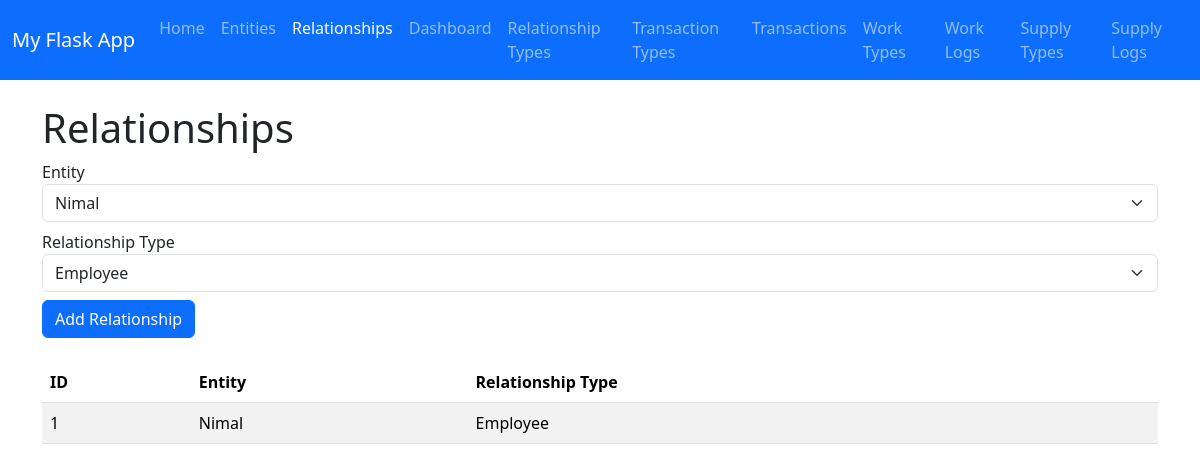
Page /relationships on the committed database.
### app.py (models this page shows, shortened)
class Relationship(db.Model):
    __tablename__ = "relationship"
    id = db.Column(db.Integer, primary_key=True)  # Unique ID
    entity_id = db.Column(db.Integer, db.ForeignKey('entity.id'), nullable=False)
    relationship_type_id = db.Column(db.Integer, db.ForeignKey('relationship_type.id'), nullable=False)
    entity = db.relationship('Entity', backref='relationships')
    relationship_type = db.relationship('RelationshipType')

class Entity(db.Model):
    id = db.Column(db.Integer, primary_key=True)  # Unique ID
    name = db.Column(db.String(100), nullable=False)
    email = db.Column(db.String(120), nullable=False, unique=True)
    phone = db.Column(db.String(20), nullable=False)
    address = db.Column(db.String(200), nullable=True)  # New attribut

class RelationshipType(db.Model):
    __tablename__ = "relationship_type"
    id = db.Column(db.Integer, primary_key=True)  # Unique ID
    name = db.Column(db.String(100), nullable=False, unique=True)
    description = db.Column(db.String(250), nullable=True)

### app.py (the view)
@app.route("/relationships")
def relationships():
    all_relationships = Relationship.query.all()
    entities = Entity.query.all()   # <-- this must fetch all entities
    types = RelationshipType.query.all()
    return render_template(
        "relationships.html",
        title="Relationships",
        relationships=all_relationships,
        entities=entities,
        types=types
    )

### templates/relationships.html
{% extends "base.html" %}
{% block content %}
<h1>Relationships</h1>
<form method="POST" action="{{ url_for('add_relationship') }}" class="mb-4">
    <div class="mb-2">
        <label>Entity</label>
        <select name="entity_id" class="form-select" required>
            {% for e in entities %}
            <option value="{{ e.id }}">{{ e.name }}</option>
            {% endfor %}
        </select>
    </div>
    <div class="mb-2">
        <label>Relationship Type</label>
        <select name="relationship_type_id" class="form-select" required>
            {% for t in types %}
            <option value="{{ t.id }}">{{ t.name }}</option>
            {% endfor %}
        </select>
    </div>
    <button type="submit" class="btn btn-primary">Add Relationship</button>
</form>
<table class="table table-striped">
    <thead>
        <tr>
            <th>ID</th>
            <th>Entity</th>
            <th>Relationship Type</th>
        </tr>
    </thead>
    <tbody>
        {% for r in relationships %}
        <tr>
            <td>{{ r.id }}</td>
            <td>{{ r.entity.name }}</td>
            <td>{{ r.relationship_type.name }}</td>
        </tr>
        {% endfor %}
    </tbody>
</table>
{% endblock %}

### rows in the picture
Relationship: id "1", entity.name "Nimal", relationship_type.name "Employee"

### other values in the picture
form field entity_id "Nimal"
form field relationship_type_id "Employee"
